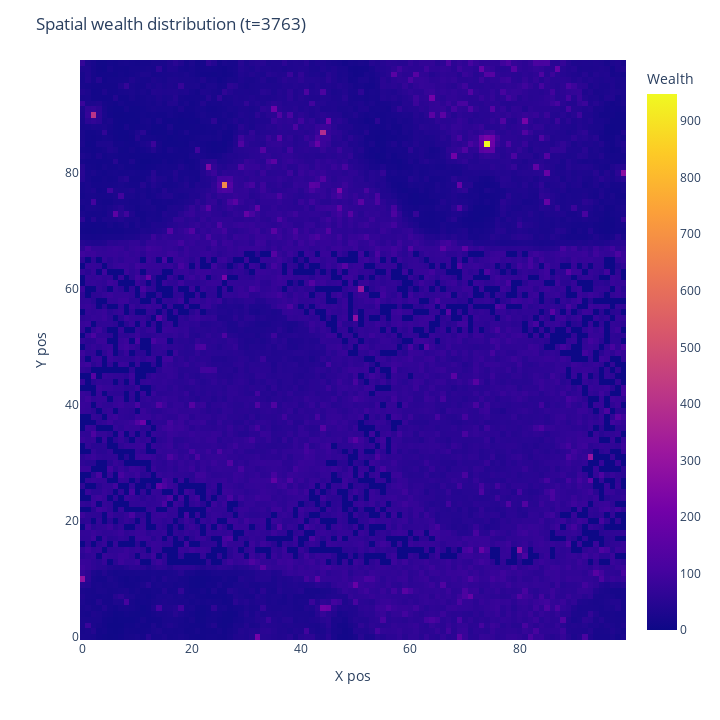

The code cell stored with this chart in its notebook:
### Code cell
# Plot ending type/wealth distribution
plot2D_modelTypes(model)
plot2D_modelWealth(model)

### Figure 1 — Plotly figure (JSON) as saved in the notebook; plotly's stock layout.template omitted (floating-point values rounded to 4 significant figures; data arrays with more than 128 entries replaced by an {"elided": "..."} marker saying what was removed)
{"data": [{"coloraxis": "coloraxis", "histfunc": "sum", "hovertemplate": "x_pos=%{x}<br>y_pos=%{y}<br>sum of wealth=%{z}<extra></extra>", "name": "", "nbinsx": 100, "nbinsy": 100, "type": "histogram2d", "x": {"elided": "9017 int values"}, "xaxis": "x", "xbingroup": "x", "y": {"elided": "9017 int values"}, "yaxis": "y", "ybingroup": "y", "z": {"elided": "9017 float values"}}], "layout": {"coloraxis": {"colorbar": {"title": {"text": "Wealth"}}, "colorscale": [[0, "#0d0887"], [0.1111, "#46039f"], [0.2222, "#7201a8"], [0.3333, "#9c179e"], [0.4444, "#bd3786"], [0.5556, "#d8576b"], [0.6667, "#ed7953"], [0.7778, "#fb9f3a"], [0.8889, "#fdca26"], [1, "#f0f921"]]}, "height": 720, "legend": {"tracegroupgap": 0}, "margin": {"t": 60}, "title": {"text": "Spatial wealth distribution (t=3763)"}, "width": 720, "xaxis": {"anchor": "y", "domain": [0, 1], "title": {"text": "X pos"}}, "yaxis": {"anchor": "x", "domain": [0, 1], "title": {"text": "Y pos"}}}}
